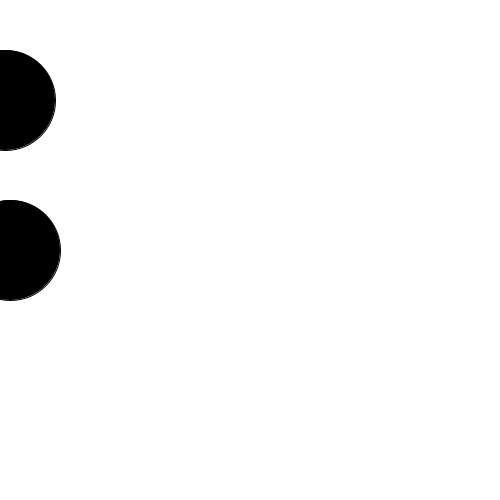
Frame 1 (no input)
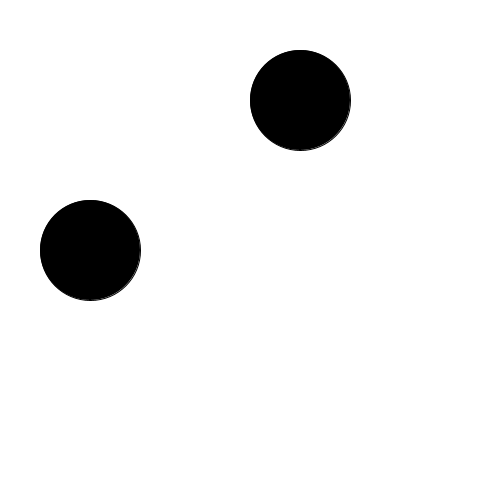
Frame 60 (the mouse pressed at the canvas centre just before this capture)
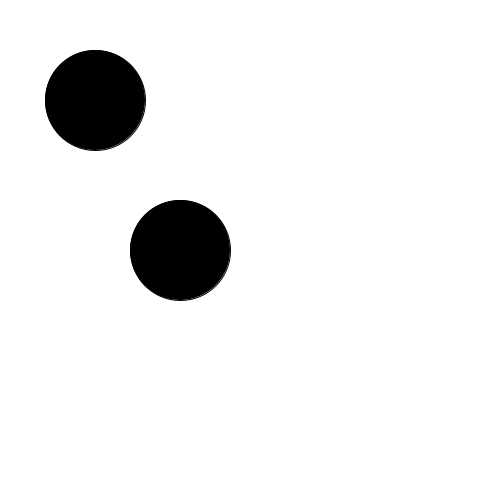
Frame 120 (the mouse held since frame 60 and released just before this capture)

The Processing sketch that drew these frames (run headless with seeded random() and noise(); from frame 60 on, the mouse is pressed at the canvas centre):

// Processing sketch: object_introduction
// ── object_introduction.pde
// Step 1. Declare an object.
Circles myCircle;
Circles myCircle2;

void setup()  { 
  size(500,500);
  background(255);
  // Step 2. Initialize object. Create a new instance
  //Arguments / Parameters go inside parenthesis when the object is constructed (see object constructor)
  myCircle = new Circles(0, 0, 250, 10);
  myCircle2 = new Circles(0, 0, 100, 5);
}    

void draw()  {    
  background(255);  
  // Step 3. Call methods on the object. 
  myCircle.move();   
  myCircle.display();
  myCircle2.move();   
  myCircle2.display(); 
}

// Step 4. Write your object Class
class Circles {
  //data we want to assign to your circle (color, position, speed) 
  color c;
  float x;
  float y;
  float speed;
  
  //The Constructor is defined with arguments (assign value to color, position and speed)
  Circles(color _c, float _x, float _y, float _speed){
    c = _c;
    x = _x;
    y = _y;
    speed = _speed;
  }
  //the function assign to the Circles object (display and move)
  void move() {
    x = x + speed;
    if (x > width) {
      x = 0;
    }
  }
  void display() {
    fill(c);
    ellipse(x,y,100,100);
  }
}
